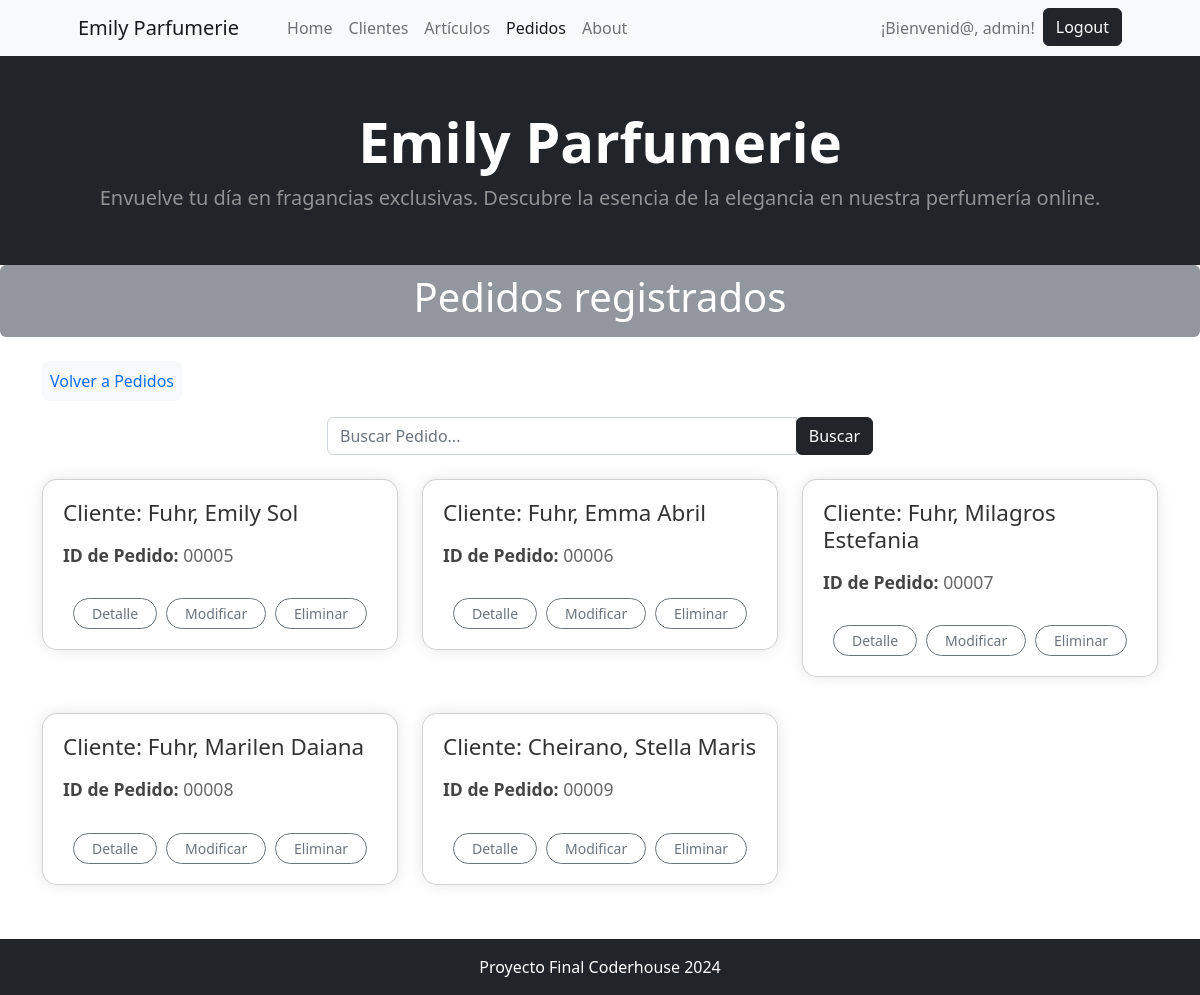
Page /cliente/pedido/list/ (signed in) on the earlier database version.
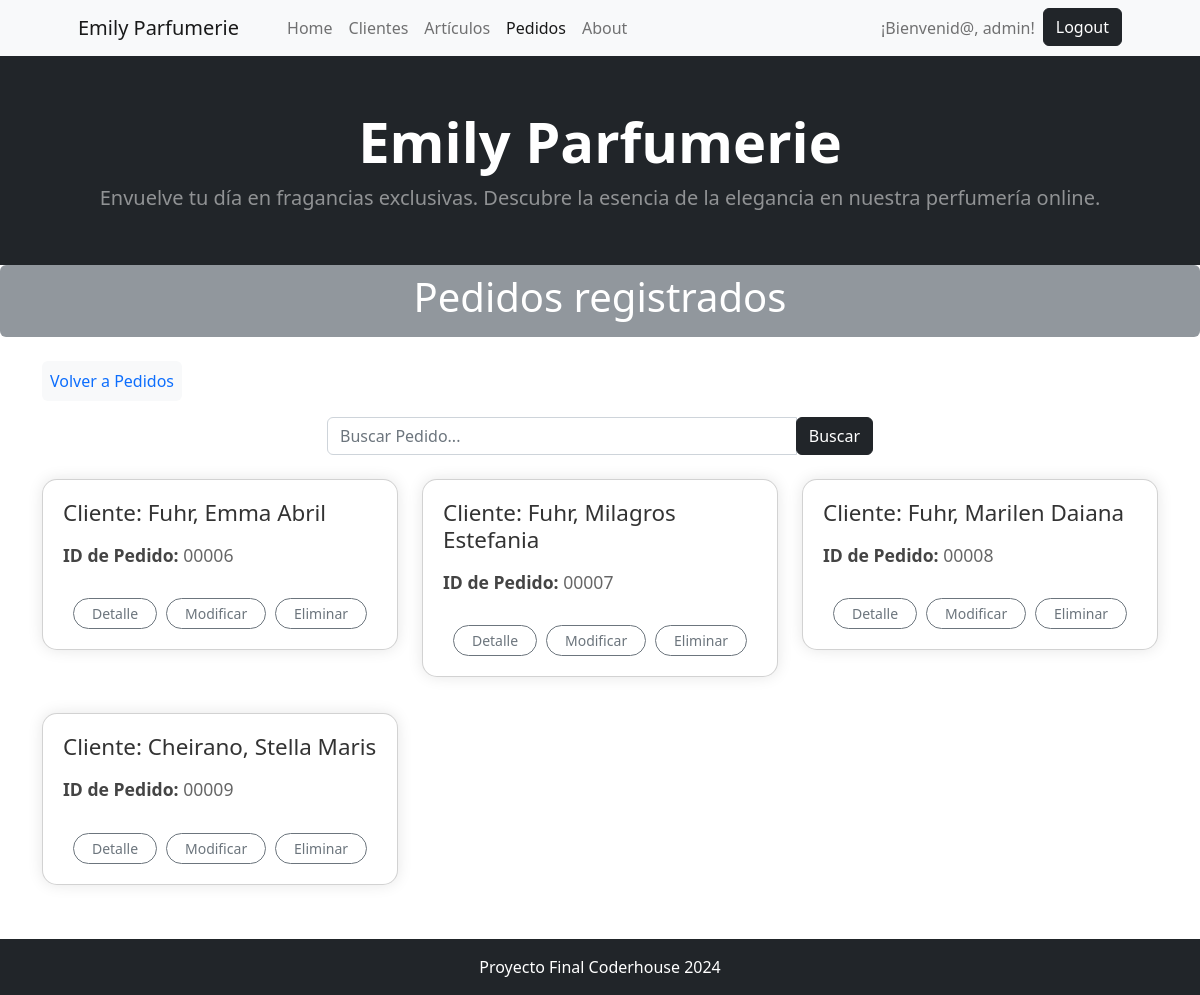
Same page on the later database version.
### cliente/models.py (models this page shows, shortened)
class Pedido(models.Model):
    cliente = models.ForeignKey(Cliente,on_delete=models.SET_NULL, null=True, blank=True,verbose_name='Cliente')
    articulo = models.ForeignKey(Articulo,on_delete=models.SET_NULL, null=True, blank=True,verbose_name='Artículo')
    cantidad = models.IntegerField(verbose_name='Cantidad', default=0)
    fecha_actualizacion = models.DateField(null=True, blank=True, default=timezone.now, editable=False, verbose_name="Fecha de actualización")

class Cliente(models.Model):
    nombre = models.CharField(max_length=200, verbose_name='Nombre')
    apellido = models.CharField(max_length=200, verbose_name='Apellido')
    dni = models.CharField(max_length=8,verbose_name='DNI', unique=True)
    fecha_nacimiento = models.DateField(null=True, blank=True, verbose_name="Fecha de Nacimiento")
    direccion =  models.CharField(max_length=200, verbose_name='Dirección')
    ciudad =  models.CharField(max_length=200, verbose_name='Ciudad', default='',null=False)
    def __str__(self):
        return f"{self.apellido}, {self.nombre}"
    class Meta:
        verbose_name_plural = "Clientes"
        verbose_name = 'Cliente'

### cliente/views.py (the view)
# urls.py: path("pedido/list/", views.PedidoList.as_view(), name="pedido_list"),
@method_decorator(login_required, name='dispatch')
class PedidoList(ListView):
    model = models.Pedido
    def get_queryset(self):
        queryset = super().get_queryset()
        consulta = self.request.GET.get('consulta')
        if consulta:
            queryset = queryset.filter(
                Q(cliente__nombre__icontains=consulta) |
                Q(cliente__apellido__icontains=consulta) |
                Q(articulo__nombre__icontains=consulta)
            )
        return queryset

### cliente/templates/cliente/pedido_list.html (shortened to what this page needs)
{% extends 'core/base.html' %}
{% block titulo %}
    Pedidos registrados
{% endblock titulo %}
{% block contenido %}
<div class="container my-4">
    <div class="d-inline-block bg-light text-primary p-2 rounded">
        <a href="{% url 'cliente:pedidos' %}" class="text-primary text-decoration-none">Volver a Pedidos</a>
    </div>
    <div class="row justify-content-center my-3">
        <div class="col-md-6">
            <form class="form-inline" action="{% url 'cliente:pedido_list' %}" method="get">
                <div class="input-group">
                    <input type="text" class="form-control" name="consulta" placeholder="Buscar Pedido...">
                    <div class="input-group-append">
                        <button class="btn btn-dark" type="submit">Buscar</button>
                    </div>
                </div>
            </form>
        </div>
    </div>
    <section class="clientes mt-4">
        <div class="row">
            {% for pedido in object_list %}
                <div class="col-md-4 mb-3">
                    <div class="card">
                        <div class="card-body">
                            <h3 class="card-title">Cliente: {{ pedido.cliente }}</h3>
                            <p class="card-text">
                                <strong>ID de Pedido:</strong> 0000{{ pedido.id }}
                            </p>
                            <div class="btn-group">
                                <a href="{% url 'cliente:pedido_detail' pedido.id %}" class="btn btn-outline-secondary btn-sm rounded-pill">Detalle</a>
                                <a href="{% url 'cliente:pedido_update' pedido.id %}" class="btn btn-outline-secondary btn-sm rounded-pill">Modificar</a>
                                <a href="{% url 'cliente:pedido_delete' pedido.id %}" class="btn btn-outline-secondary btn-sm rounded-pill">Eliminar</a>
                            </div>
                        </div>
                    </div>
                </div>
            {% endfor %}
        </div>
    </section>
    <div style="height: 50px;"></div>
</div>
{% endblock contenido %}

Differences in the rows shown:
removed Pedido: cliente "Fuhr, Emily Sol", id "5"
